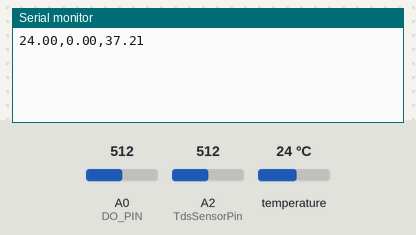
Simulated run of this sketch. Board: Arduino Uno, built with avr-gcc and run on an emulated ATmega328P. Shown: the last lines printed to the serial monitor. Inputs (shaded band) come from the test bench; at power-on: temperature 24 °C, A0 (DO_PIN) = 512, A2 (TdsSensorPin) = 512.

Above: at 1.6 s.
1.7 s: temperature set to 12 °C
At 3.1 s:
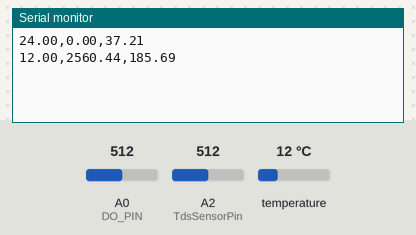
3.2 s: A0 (DO_PIN) set to 716
4.7 s: A2 (TdsSensorPin) set to 716
At 5.7 s:
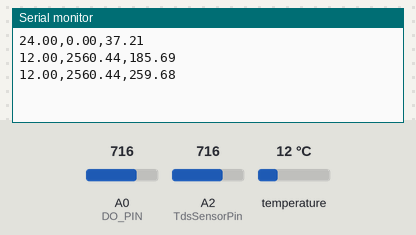
6.2 s: temperature set to 19 °C
At 7.3 s:
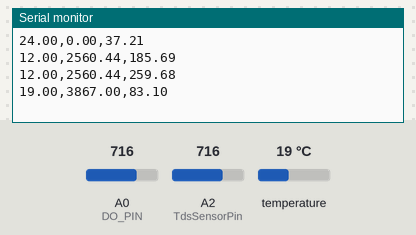
7.7 s: A0 (DO_PIN) set to 900
At 9.1 s:
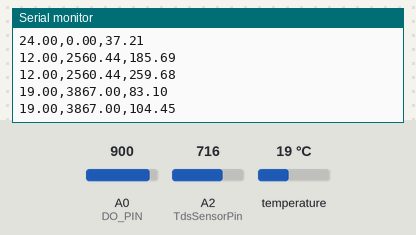
9.2 s: A2 (TdsSensorPin) set to 900
At 11.5 s:
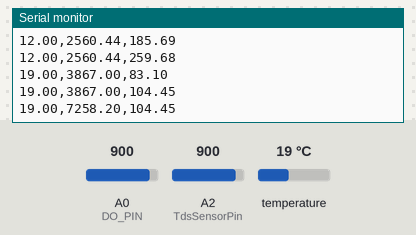
Timing chart, 0 to 11.7 s (numbered marks = the images above; inputs shaded):
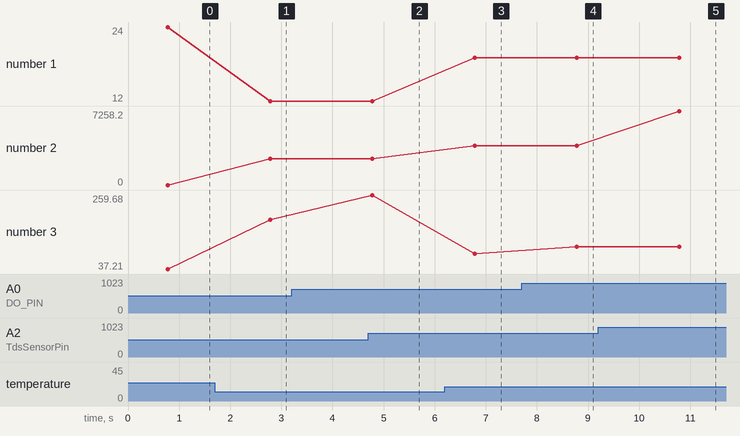

Measured:
- after the input at 1.7 s, the serial monitor: prints a new line after 1.1 s (image 1)
- after the input at 6.2 s, the serial monitor: prints a new line after 0.58 s (image 3)
- after the input at 7.7 s, the serial monitor: prints a new line after 1.1 s (image 4)
- after the input at 9.2 s, the serial monitor: prints a new line after 1.6 s (image 5)
- plotted number 1: 24 → 12 after the input at 1.7 s, 12 → 19 after the input at 6.2 s
- plotted number 2: 0 → 2560.44 after the input at 1.7 s, 2560.44 → 3867 after the input at 6.2 s, 3867 → 7258.2 after the input at 9.2 s
- plotted number 3: 37.21 → 185.69 after the input at 1.7 s, 259.68 → 83.1 after the input at 6.2 s, 83.1 → 104.45 after the input at 7.7 s

The sketch:

arduino.ino
```cpp
#include <arduino-timer.h>
#include <OneWire.h>
#include <DallasTemperature.h>

// Pin Definitions
#define ONE_WIRE_BUS 2   // DS18B20 temperature sensor connected to pin D2
#define TdsSensorPin A2  // TDS sensor connected to pin A2
#define DO_PIN A0        // Dissolved Oxygen sensor connected to pin A0

// Constants
#define VREF 5.0        // Voltage reference for DO and TDS (volts)
#define ADC_RES 1024.0  // ADC resolution
#define SCOUNT 30       // Number of samples for TDS
#define TWO_POINT_CALIBRATION 0
#define CAL1_V (600.0)  // Single-point calibration voltage for DO (millivolts)
#define CAL1_T (25.0)   // Calibration temperature for DO
#define CAL2_V (1300.0) // Two-point calibration voltage for DO (millivolts)
#define CAL2_T (15.0)   // Calibration temperature for DO

// DO Table (in mg/L) for different temperatures
const uint16_t DO_Table[41] = {
    14460, 14220, 13820, 13440, 13090, 12740, 12420, 12110, 11810, 11530,
    11260, 11010, 10770, 10530, 10300, 10080, 9860, 9660, 9460, 9270,
    9080, 8900, 8730, 8570, 8410, 8250, 8110, 7960, 7820, 7690,
    7560, 7430, 7300, 7180, 7070, 6950, 6840, 6730, 6630, 6530, 6410};

// Globals
OneWire oneWire(ONE_WIRE_BUS);
DallasTemperature tempSensor(&oneWire);
auto timerReading = timer_create_default();

float temperatureC = 25.0;  // Default temperature if not read
uint16_t analogBuffer[SCOUNT];
uint8_t analogBufferIndex = 0;
float tdsValue = 0.0;
float averageVoltage = 0.0;
float ADC_Raw = 0.0, ADC_Voltage = 0.0;
float DO = 0.0;

// Function to request temperature
void requestTemperature() {
  tempSensor.requestTemperatures();
  temperatureC = tempSensor.getTempCByIndex(0);
}

// Median filter for TDS
uint16_t getMedianNum(uint16_t bArray[], uint8_t iFilterLen) {
  uint16_t bTab[iFilterLen];
  for (uint8_t i = 0; i < iFilterLen; i++) bTab[i] = bArray[i];
  for (uint8_t j = 0; j < iFilterLen - 1; j++) {
    for (uint8_t i = 0; i < iFilterLen - j - 1; i++) {
      if (bTab[i] > bTab[i + 1]) {
        uint16_t temp = bTab[i];
        bTab[i] = bTab[i + 1];
        bTab[i + 1] = temp;
      }
    }
  }
  return (iFilterLen % 2 == 0) ? (bTab[iFilterLen / 2] + bTab[iFilterLen / 2 - 1]) / 2 : bTab[iFilterLen / 2];
}

// Read TDS values
void readTds() {
  static unsigned long analogSampleTimepoint = millis();
  if (millis() - analogSampleTimepoint > 40U) {
    analogSampleTimepoint = millis();
    analogBuffer[analogBufferIndex] = analogRead(TdsSensorPin);
    analogBufferIndex++;
    if (analogBufferIndex == SCOUNT) analogBufferIndex = 0;
  }
}

// Calculate TDS
float calculateTDS() {
  requestTemperature();
  uint16_t analogBufferTemp[SCOUNT];
  for (uint8_t i = 0; i < SCOUNT; i++) analogBufferTemp[i] = analogBuffer[i];
  averageVoltage = getMedianNum(analogBufferTemp, SCOUNT) * VREF / ADC_RES;
  float compensationCoefficient = 1.0 + 0.02 * (temperatureC - 25.0);
  float compensationVoltage = averageVoltage / compensationCoefficient;
  tdsValue = (133.42 * compensationVoltage * compensationVoltage * compensationVoltage
              - 255.86 * compensationVoltage * compensationVoltage
              + 857.39 * compensationVoltage) * 0.5;
  return tdsValue;
}

// Calculate DO
float calculateDO(float voltage_mv, float temperature_c) {
#if TWO_POINT_CALIBRATION == 0
  float V_saturation = CAL1_V + 35.0 * (temperature_c - CAL1_T);
  return (voltage_mv * DO_Table[(int)temperature_c] / V_saturation);
#else
  float V_saturation = ((temperature_c - CAL2_T) * (CAL1_V - CAL2_V) / (CAL1_T - CAL2_T)) + CAL2_V;
  return (voltage_mv * DO_Table[(int)temperature_c] / V_saturation);
#endif
}

// Print all sensor data
bool printSensorData(void*) {
  float tds = calculateTDS();
  ADC_Raw = analogRead(DO_PIN);
  ADC_Voltage = (ADC_Raw * VREF) / ADC_RES;  // Convert raw ADC value to voltage
  DO = calculateDO(ADC_Voltage * 1000, temperatureC); // Convert V to mV for calculation

  String sendData = "";
  sendData += temperatureC;  // Add temperature
  sendData += ",";           // Add separator
  sendData += tds;           // Add TDS value
  sendData += ",";           // Add separator
  sendData += DO / 1000.0;   // Add DO value in mg/L

  Serial.println(sendData);
  return true;  // Repeat the task
}

void setup() {
  Serial.begin(115200);
  tempSensor.begin();
  timerReading.every(2000, printSensorData); // Print every 2 seconds
}

void loop() {
  readTds();
  timerReading.tick();
}
```
